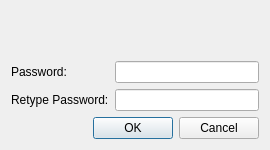
<?xml version="1.0" encoding="UTF-8"?>
<ui version="4.0">
 <class>GetPassword</class>
 <widget class="QDialog" name="GetPassword">
  <property name="geometry">
   <rect>
    <x>0</x>
    <y>0</y>
    <width>270</width>
    <height>150</height>
   </rect>
  </property>
  <property name="windowTitle">
   <string>User's Password</string>
  </property>
  <layout class="QGridLayout" name="gridLayout">
   <item row="0" column="0" colspan="2">
    <widget class="QLabel" name="Notice">
     <property name="text">
      <string/>
     </property>
    </widget>
   </item>
   <item row="1" column="0">
    <widget class="QLabel" name="label">
     <property name="text">
      <string>Password:</string>
     </property>
    </widget>
   </item>
   <item row="1" column="1">
    <widget class="QLineEdit" name="Password">
     <property name="echoMode">
      <enum>QLineEdit::Password</enum>
     </property>
    </widget>
   </item>
   <item row="2" column="0">
    <widget class="QLabel" name="label_2">
     <property name="text">
      <string>Retype Password:</string>
     </property>
    </widget>
   </item>
   <item row="2" column="1">
    <widget class="QLineEdit" name="Password_1">
     <property name="echoMode">
      <enum>QLineEdit::Password</enum>
     </property>
    </widget>
   </item>
   <item row="3" column="0" colspan="2">
    <widget class="QDialogButtonBox" name="buttonBox">
     <property name="orientation">
      <enum>Qt::Horizontal</enum>
     </property>
     <property name="standardButtons">
      <set>QDialogButtonBox::Cancel|QDialogButtonBox::Ok</set>
     </property>
    </widget>
   </item>
  </layout>
 </widget>
 <resources/>
 <connections>
  <connection>
   <sender>buttonBox</sender>
   <signal>accepted()</signal>
   <receiver>GetPassword</receiver>
   <slot>accept()</slot>
   <hints>
    <hint type="sourcelabel">
     <x>248</x>
     <y>254</y>
    </hint>
    <hint type="destinationlabel">
     <x>157</x>
     <y>274</y>
    </hint>
   </hints>
  </connection>
  <connection>
   <sender>buttonBox</sender>
   <signal>rejected()</signal>
   <receiver>GetPassword</receiver>
   <slot>reject()</slot>
   <hints>
    <hint type="sourcelabel">
     <x>316</x>
     <y>260</y>
    </hint>
    <hint type="destinationlabel">
     <x>286</x>
     <y>274</y>
    </hint>
   </hints>
  </connection>
 </connections>
</ui>
